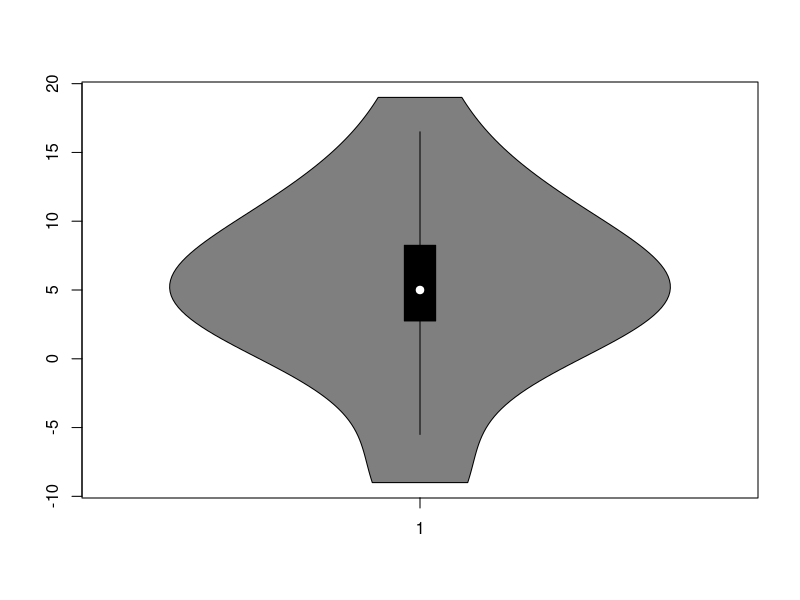
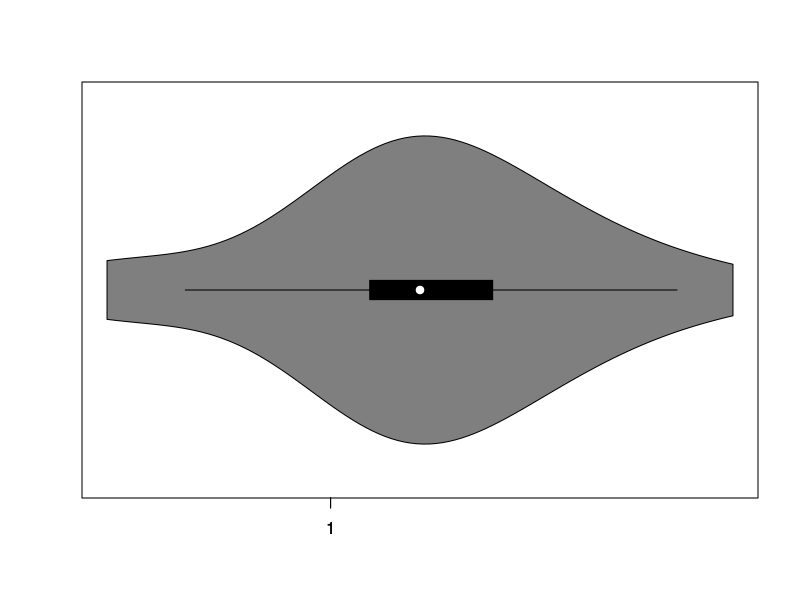
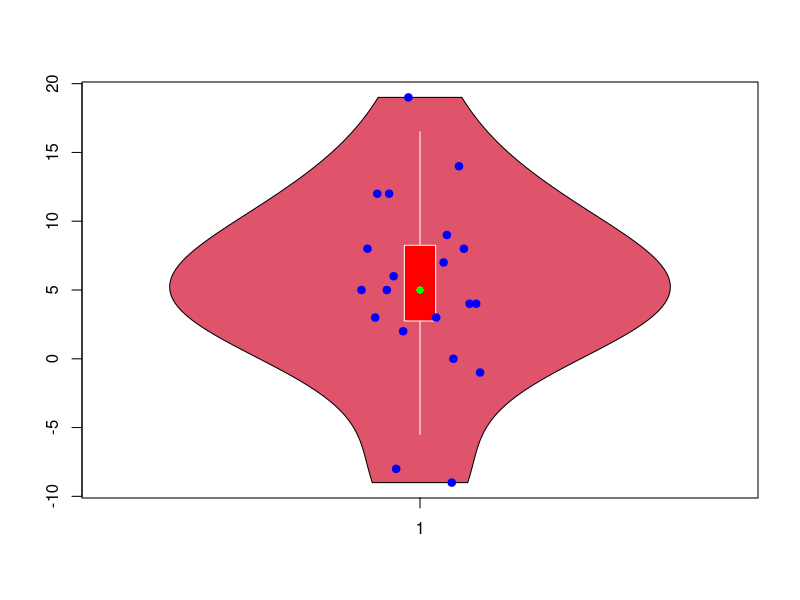
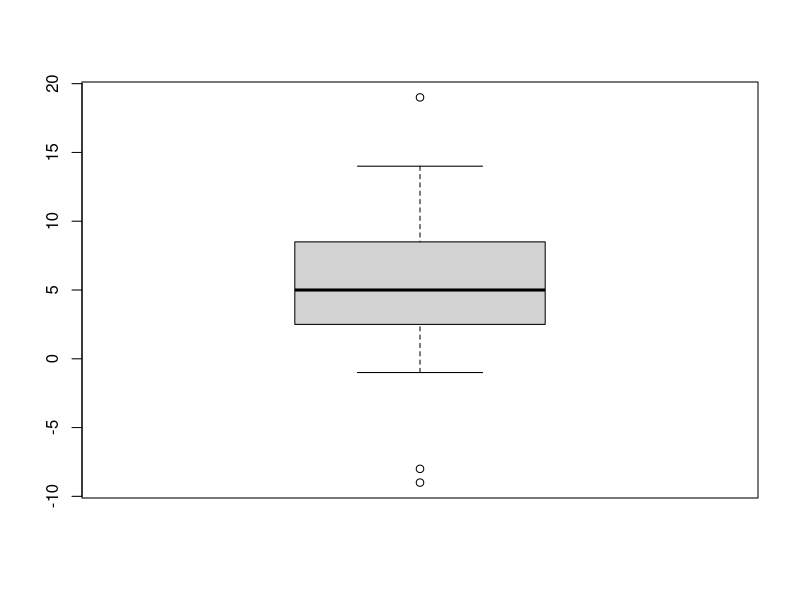
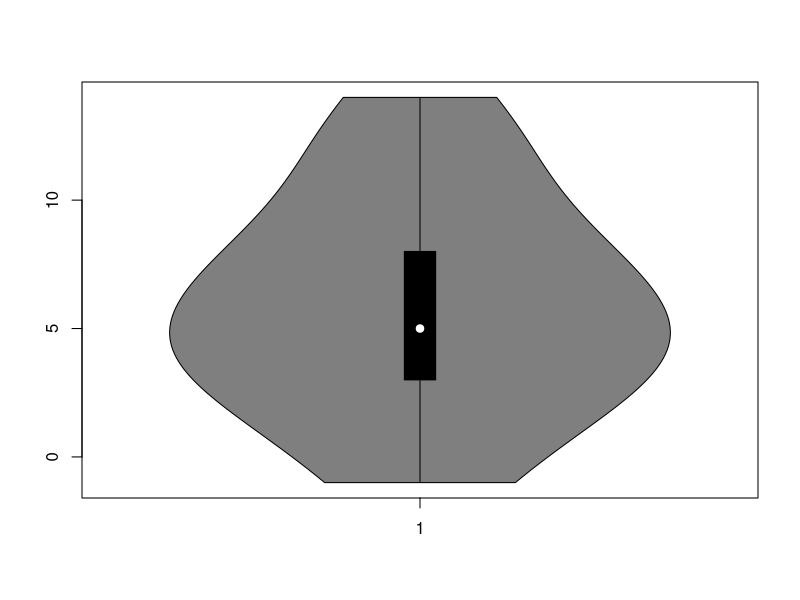
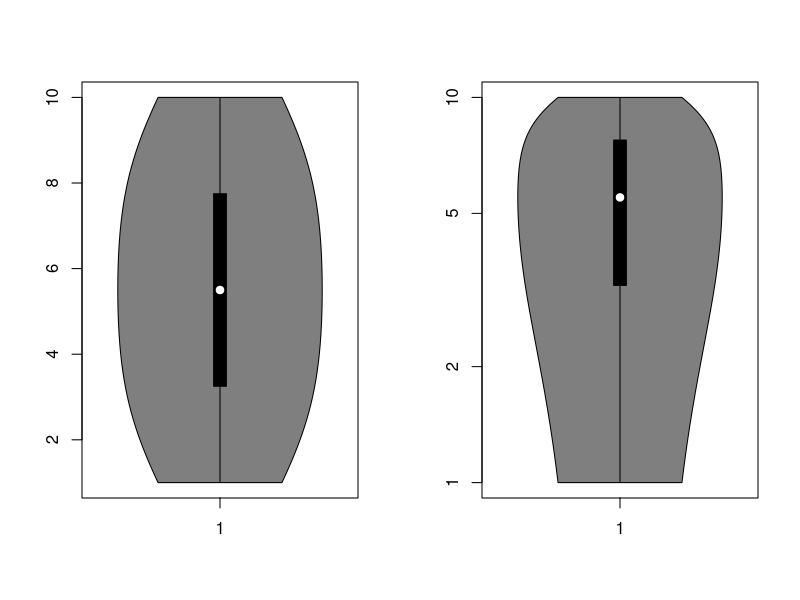
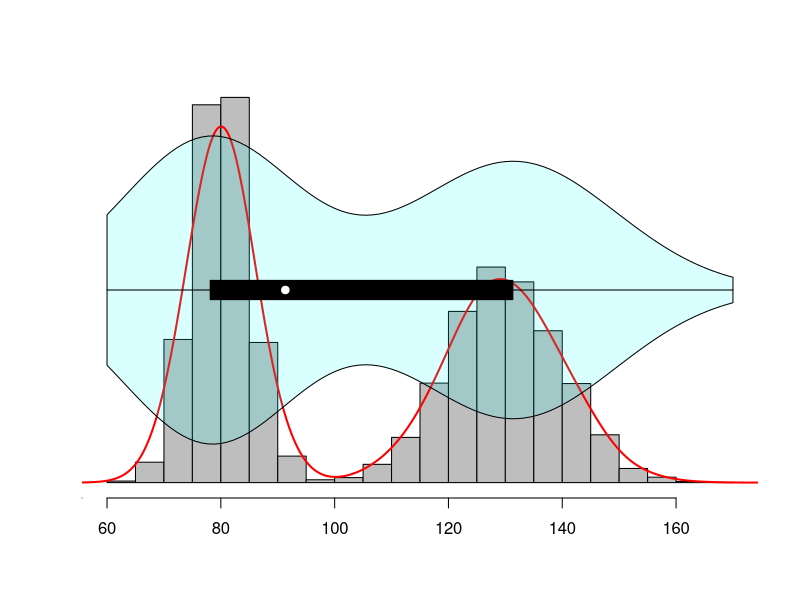
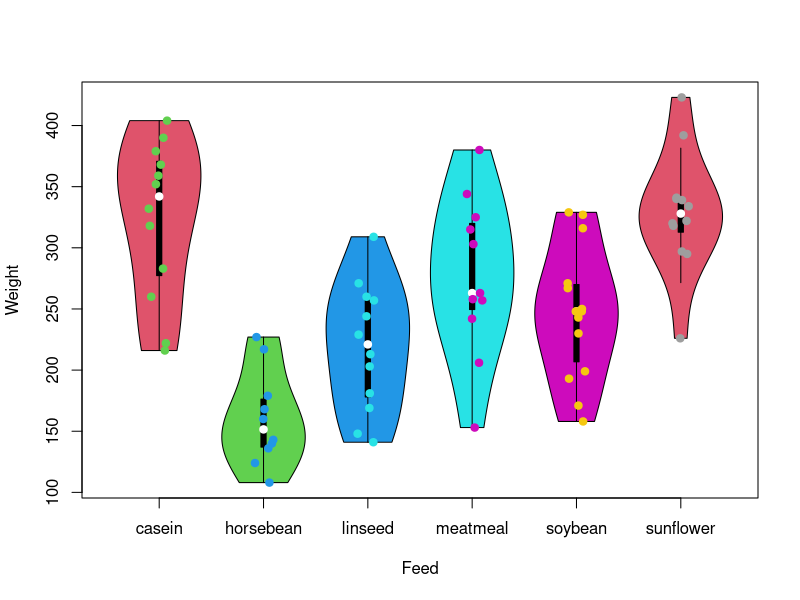

The R source for these figures, in order:
# install.packages("vioplot")
library("vioplot")
x <- c(6, 9, 0, 19, -1, 8, 12, 5, 3, 7,
       2, 4, 3, -8, -9, 8, 4, 12, 5, 14)
vioplot(x)
vioplot(x, horizontal = TRUE)
vioplot(x,
        col = 2,               # Color of the area
        rectCol = "red",       # Color of the rectangle
        lineCol = "white",     # Color of the line
        colMed = "green",      # Pch symbol color
        border = "black",      # Color of the border of the violin
        pchMed = 16,           # Pch symbol for the median
        plotCentre = "points") # If "line", plots a median line

stripchart(x, method = "jitter", col = "blue",
           vertical = TRUE, pch = 19, add = TRUE)
box <- boxplot(x)

x <- x[!(x %in% box$out)]

vioplot(x)


par(mfrow = c(1, 2))

vioplot(1:10)
vioplot(1:10, ylog = TRUE)

par(mfrow = c(1, 1))


set.seed(1)

# Multimodal data
n <- 10000
ii <- rbinom(n, 1, 0.5)
data <- rnorm(n, mean = 130, sd = 10) * ii +
  rnorm(n, mean = 80, sd = 5) * (1 - ii)

# Histogram
hist(data, probability = TRUE, col = "grey", axes = FALSE,
     main = "", xlab = "",  ylab = "")

# X-axis
axis(1)

# Density
lines(density(data), lwd = 2, col = "red")

# Add violin plot
par(new = TRUE)
vioplot(data, horizontal = TRUE, yaxt = "n", axes = FALSE,
        col = rgb(0, 1, 1, alpha = 0.15))

tail(chickwts) # Last rows
data <- chickwts

vioplot(data$weight ~ data$feed, col = 2:length(levels(data$feed)),
        xlab = "Feed", ylab = "Weight")

stripchart(data$weight ~ data$feed, vertical = TRUE, method = "jitter",
           pch = 19, add = TRUE, col = 3:8)
